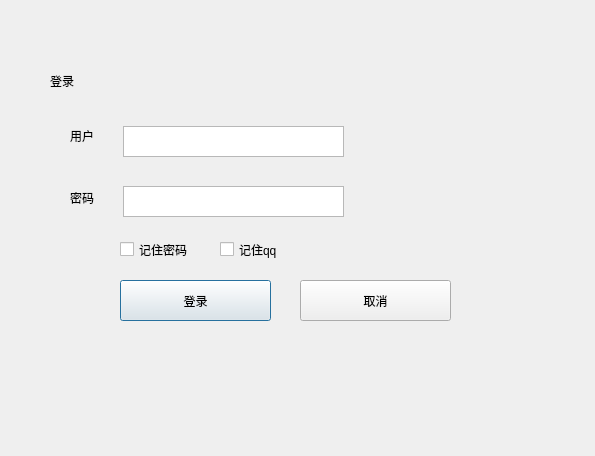
<?xml version="1.0" encoding="UTF-8"?>
<ui version="4.0">
 <class>Dialog</class>
 <widget class="QDialog" name="Dialog">
  <property name="geometry">
   <rect>
    <x>0</x>
    <y>0</y>
    <width>595</width>
    <height>456</height>
   </rect>
  </property>
  <property name="windowTitle">
   <string>Dialog</string>
  </property>
  <widget class="QLabel" name="label">
   <property name="geometry">
    <rect>
     <x>50</x>
     <y>40</y>
     <width>151</width>
     <height>81</height>
    </rect>
   </property>
   <property name="text">
    <string>登录</string>
   </property>
  </widget>
  <widget class="QLabel" name="label_2">
   <property name="geometry">
    <rect>
     <x>70</x>
     <y>110</y>
     <width>41</width>
     <height>51</height>
    </rect>
   </property>
   <property name="text">
    <string>用户</string>
   </property>
  </widget>
  <widget class="QLabel" name="label_3">
   <property name="geometry">
    <rect>
     <x>70</x>
     <y>190</y>
     <width>72</width>
     <height>15</height>
    </rect>
   </property>
   <property name="minimumSize">
    <size>
     <width>0</width>
     <height>15</height>
    </size>
   </property>
   <property name="text">
    <string>密码</string>
   </property>
   <property name="textFormat">
    <enum>Qt::MarkdownText</enum>
   </property>
  </widget>
  <widget class="QCheckBox" name="checkBox">
   <property name="geometry">
    <rect>
     <x>120</x>
     <y>240</y>
     <width>91</width>
     <height>19</height>
    </rect>
   </property>
   <property name="text">
    <string>记住密码</string>
   </property>
  </widget>
  <widget class="QCheckBox" name="checkBox_2">
   <property name="geometry">
    <rect>
     <x>220</x>
     <y>240</y>
     <width>91</width>
     <height>19</height>
    </rect>
   </property>
   <property name="text">
    <string>记住qq</string>
   </property>
  </widget>
  <widget class="QPushButton" name="pushButton">
   <property name="geometry">
    <rect>
     <x>120</x>
     <y>280</y>
     <width>151</width>
     <height>41</height>
    </rect>
   </property>
   <property name="text">
    <string>登录</string>
   </property>
  </widget>
  <widget class="QTextEdit" name="textEdit">
   <property name="geometry">
    <rect>
     <x>123</x>
     <y>126</y>
     <width>221</width>
     <height>31</height>
    </rect>
   </property>
  </widget>
  <widget class="QTextEdit" name="textEdit_2">
   <property name="geometry">
    <rect>
     <x>123</x>
     <y>186</y>
     <width>221</width>
     <height>31</height>
    </rect>
   </property>
  </widget>
  <widget class="QToolButton" name="toolButton">
   <property name="geometry">
    <rect>
     <x>300</x>
     <y>280</y>
     <width>151</width>
     <height>41</height>
    </rect>
   </property>
   <property name="text">
    <string>取消</string>
   </property>
  </widget>
 </widget>
 <resources/>
 <connections>
  <connection>
   <sender>toolButton</sender>
   <signal>clicked()</signal>
   <receiver>toolButton</receiver>
   <slot>click()</slot>
   <hints>
    <hint type="sourcelabel">
     <x>349</x>
     <y>294</y>
    </hint>
    <hint type="destinationlabel">
     <x>349</x>
     <y>294</y>
    </hint>
   </hints>
  </connection>
  <connection>
   <sender>pushButton</sender>
   <signal>clicked()</signal>
   <receiver>textEdit_2</receiver>
   <slot>copy()</slot>
   <hints>
    <hint type="sourcelabel">
     <x>241</x>
     <y>304</y>
    </hint>
    <hint type="destinationlabel">
     <x>181</x>
     <y>204</y>
    </hint>
   </hints>
  </connection>
  <connection>
   <sender>pushButton</sender>
   <signal>clicked()</signal>
   <receiver>textEdit</receiver>
   <slot>copy()</slot>
   <hints>
    <hint type="sourcelabel">
     <x>229</x>
     <y>282</y>
    </hint>
    <hint type="destinationlabel">
     <x>247</x>
     <y>154</y>
    </hint>
   </hints>
  </connection>
 </connections>
</ui>
